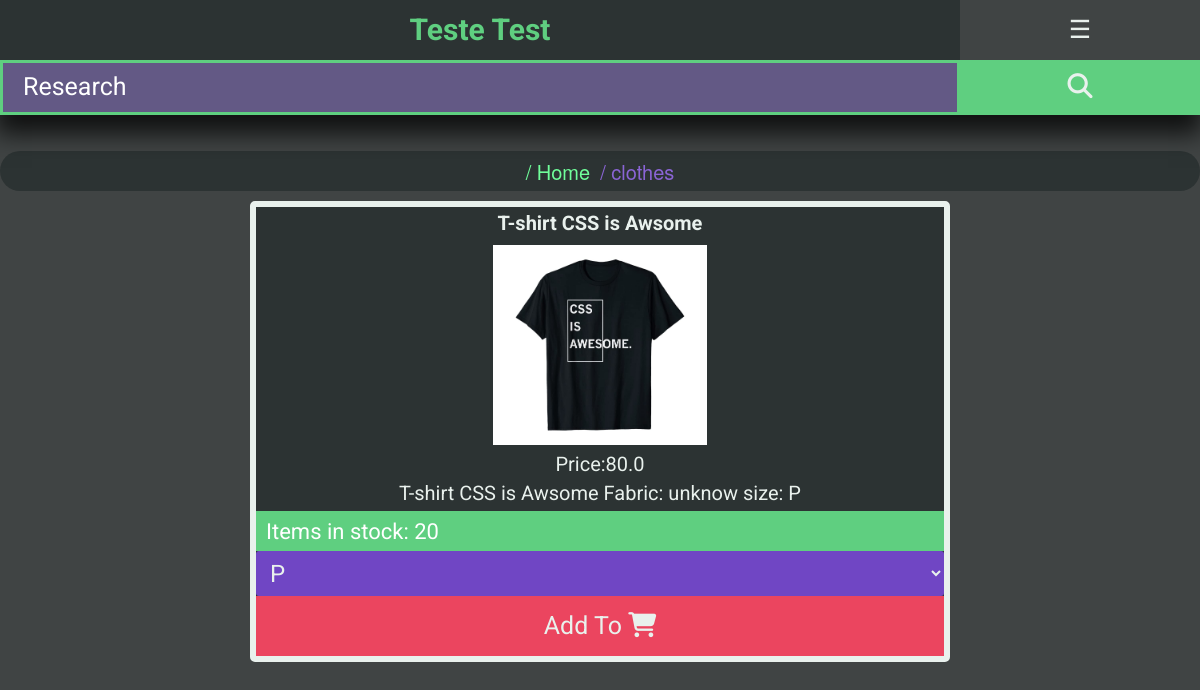
Screenshot of /detail/T-shirt-CSS-is-Awsome/ with the database file from the repository.
### product/models.py (models this page shows, shortened)
class Category(models.Model):
    name = models.CharField(max_length=255, unique=False, blank=True)
    slug = models.SlugField(unique=True)

class Product(models.Model):
    name = models.CharField(max_length=255, unique=False, blank=True)
    slug = models.SlugField(unique=True)
    category = models.ForeignKey(Category,
                                 on_delete=models.CASCADE,
                                 unique=False)
    subcategory = models.ForeignKey(SubCategory,
                                    on_delete=models.CASCADE,
                                    unique=False,
                                    blank=True,
                                    null=True)
    subsubcategory = models.ForeignKey(SubSubCategory,
                                       null=True,
                                       blank=True,
                                       unique=False,
                                       on_delete=models.CASCADE)
    """
        subcategory = models.ManyToManyField(SubCategory,

                                    unique=False,
                                    blank=True,
                                    )
    subsubcategory = models.ManyToManyField(SubSubCategory,

                                       blank=True,
                                       unique=False,
                                      )
    """
    image = models.ImageField(blank=True,
                              null=True,
                              unique=False,
                              upload_to='product_images/%Y/%m/%d')
    on_promotion = models.BooleanField(default=False)
    available = models.BooleanField(default=True)

class ProductVariation(models.Model):
    product = models.ForeignKey(Product,
                                on_delete=models.CASCADE,
                                unique=False)
    name = models.CharField(max_length=255, blank=True, null=True)
    price = models.FloatField()
    promotion_price = models.FloatField(blank=True, default=None)
    stock = models.IntegerField()
    short_description = models.TextField(max_length=1000,
                                         unique=False,
                                         blank=True,
                                         null=False)
    long_description = models.TextField(unique=False, blank=True, null=False)
    created_at = models.DateField(auto_now_add=True)
    uploaded_at = models.DateField(auto_now=True)
    on_promotion = models.BooleanField(default=False)
    available = models.BooleanField(default=True)
    class Meta:
        ordering = ['product__slug']

### product/views.py (the view)
# urls.py: path('detail/<slug:slug>/', views.detail, name="detail"),
def detail(request, slug):
    product = get_object_or_404(Product, slug=slug)
    category = Category.objects.get(id=product.category.id)
    if product.subcategory:
        subcategory = SubCategory.objects.get(id=product.subcategory.id)
    else:
        subcategory = None
    if product.subsubcategory:
        subsubcategory = SubSubCategory.objects.get(id=product.subsubcategory.id)
    else:
        subsubcategory = None
    return render(
        request, 'product/detail.html', {
            'detailproduct': product,
            'category': category,
            'subcategory': subcategory,
            'subsubcategory': subsubcategory,
        })

### templates/product/detail.html (shortened to what this page needs)
{% extends 'base.html' %}
{% load static %}
{% block content %}
<div class="container">
  <nav class="w100 my-10 radius-20 bg-black">
    <ul class="items-center justify-center flex-avarage min-h40-px p-5">
      <li class="m-3">
        <div class="relative"><a class="underline-s-green green font-l" href="{% url 'product:index' %}">/ Home</a>
        </div>
      </li>
      <li class="m-3">
        <div class="relative ml-10"><a class="underline-s-purple-pale purple-pale font-l"
            href="{% url 'product:category' category.id %}">/ {{category.name}}</a></div>
      </li>
    </ul>
  </nav>
  <div>
    <div class="card-side-limit w90 auto">
      <div class="w100 cflex space-between text-center font-l white bg-black radius-5 border-xl border-white">
        <h3 class="font-l mt-5 mb-10">{{ detailproduct.name}}</h3>
        {% if detailproduct.image %}
          <div class="img-limiter">
            <img src="{{ detailproduct.image.url}}" alt="{{ detailproduct.image.url}}">
          </div>
        {% else %}
          <div class="img-limiter">
            <img src="/media/image.jpg" alt="no image">
          </div>
        {% endif %}
        {% for variation in detailproduct.productvariation_set.all %}
          {% if variation.product.id == detailproduct.id %}
            {% if forloop.first %}
              {% if product.on_promotion == True %}
                {% if variation.on_promotion == True %}
                  {% if variation.promotion_price %}
                    <p id="price" class="mt-3">Price: {{variation.price}}</p>
                    <p id="promotion_price" class="mt-3">Promotion Price: {{variation.promotion_price}}</p>
                  {% else %}
                    <p id="price" class="mt-3">Price:{{variation.price}}</p>
                  {% endif %}
                {% else %}
                  <p id="price" class="mt-3">Price:{{variation.price}}</p>
                {% endif %}
              {% else %}
                <p id="price" class="mt-3">Price:{{variation.price}}</p>
              {% endif %}
              <p id="description" class="mt-3">{{variation.long_description}}</p>
              <div class="w100 mt-3">
              {% if variation.stock == 0 %}
                <input type="text" class="input-xxl bg-red white mt-3" id="quantity" data-max-quantity="{{variation.stock}} placeholder="No Stock Available" disabled style="background-color: #EB455F;">
              {% else %}
                <input type="text" class="input-xxl bg-green-pale white mt-3" id="quantity"
            data-max-quantity="{{variation.stock}}" placeholder="Items in stock: {{variation.stock}}">
              {% endif %}
            {% endif %}
          {% endif %}
        {% endfor %}
          <select id="select-variation" class="select-l radius-3 bg-purple white">
            {% for variation in detailproduct.productvariation_set.all %}
              {% if variation.product.id == detailproduct.id %}
                <option class="white" value="{{variation.id}}">{{variation.name}}</option>
              {% endif %}
            {% endfor %}
          </select>
        </div>
        <div class="button-div">
          <button type="submit"
            class="button w100 bg-red bg-red-pale-active white whute-pale-active font-xl add_to_cart_button">Add To <i
              class="fa-solid fa-cart-shopping"></i></button>
        </div>
      </div>
    </div>
  </div>
</div>
{% endblock %}

### static/css/miscellaneous/underline.css (style rules this page uses)
.underline-s-green:after { content: ""; position: absolute; background-color: var(--green); height: 5px; width: 0; left: 0; bottom: -5px; transition: 1s; }
.underline-s-purple-pale:after { content: ""; position: absolute; background-color: var(--purple-pale); height: 5px; width: 0; left: 0; bottom: -5px; transition: 1s; }
.relative { position: relative; }

### static/css/color/bgColor.css (style rules this page uses)
.bg-black { background-color: var(--black); }
.bg-black-pale { background-color: var(--black-pale); }
.bg-red { background-color: var(--red); }
.bg-green-pale { background-color: var(--green-pale); }
.bg-purple { background-color: var(--purple); }

### static/css/color/borderColor.css (style rules this page uses)
.border-white { border-color: var(--white); }

### static/css/color/rootColor.css (style rules this page uses)
:root { --orange: orange; --orange-vibrant: #F2762E; --red: #EB455F; --red-orange: #f75360; --red-pale: #ED5F74; --green: #70ff9b; --green-pale: #5fcf80; --green-light: #7ADCA2; --green-rich: #46C48A; --green-shade-1:#2ecf8f; --green-shade-2: #44B78B; --green-shade-3: #93D7B7; --white: #e9f1ed; --white-vibrant: #fafafa; --white-pale: #f0e6e6; --black: #2C3333; --black-pale: #404444; --black-vibrant: black; --black-shade-1: #181d27; --purple:#7046C4; --purple-pale: #8B65D6; --purple-dead: #635985; --purple-shade-1: #712CF9; --blue: #7f8ae9; --blue-light: #8fc8fb; --blue-light-pale:#9ac0fd; --blue-rich: #01A9DE; --gray: #cfd8d6; --main_font:'Roboto', sans-serif; box-sizing: border-box; margin: 0; padding: 0; font-size: 62.5%; --mini_font: 10px; --small_font: 12px; --normal_font: 16px; --odd_font:20px; --big_font:25px; --giga_font: 30px; --mega_font: 45px; --megazord_font: 50px; --title_font:60px; }
*, *:before, *:after { box-sizing: border-box; margin: 0; padding: 0; outline: none; text-decoration: none }

### static/css/display/flex.css (style rules this page uses)
.flex-avarage { display: flex; flex-wrap: wrap; }
.cflex { display: flex; flex-direction: column; }
.justify-center { justify-content: center; }
.space-between { justify-content: space-between; }
.items-center { align-items: center; }

### static/css/size/width.css (style rules this page uses)
.w100 { width: 100%; }
.w90 { width: 90%; }

### static/css/size/height.css (style rules this page uses)
.min-h40-px { min-height: 40px; }

### static/css/size/margin.css (style rules this page uses)
.mt-3 { margin-top: 3px; }
.mt-5 { margin-top: 5px; }
.mb-10 { margin-bottom: 10px; }
.ml-10 { margin-left: 10px; }
.my-10 { margin-top: 10px; margin-bottom: 10px; }

### static/css/size/padding.css (style rules this page uses)
.p-5 { padding: 5px; }

### static/css/textTag/border.css (style rules this page uses)
.border-xl { border-width: 4px; border-style: solid; }
.border-xl { border-width: 6px; border-style: solid; }

### static/css/textTag/radius.css (style rules this page uses)
.radius-3 { border-radius: 3px; }
.radius-5 { border-radius: 5px; }
.radius-20 { border-radius: 20px; }

### static/css/textTag/button.css (style rules this page uses)
button.button { border: 0; min-height: 60px; cursor: pointer; word-wrap: break-word; }

### static/css/textTag/input.css (style rules this page uses)
.input-xxl { cursor: pointer; height: 40px; font-size: 22px; border:none; width:100%; padding: 10px; }

### static/css/textTag/select.css (style rules this page uses)
.select-l { cursor: pointer; height: 45px; font-size: 24px; border: none; width: 100%; padding-left: 10px; }

### static/main.css (style rules this page uses)
body { font-family: 'Roboto', sans-serif; list-style-type: none; box-sizing: border-box; margin:0; padding:0; max-width: 100%; display: grid; grid-template-rows: auto; grid-template-areas: "main-nav" "content"; }
input, button { font-family: 'Roboto', sans-serif; }
::placeholder { color: white; }
.container a, current-category li { font-family: "Gotham Rounded A", "Gotham Rounded B", "Gotham Rounded", "Helvetica Neue", Helvetica, Arial, sans-serif; }
.container { min-height: 100vh; margin-bottom: 100px; width:100%; max-width: 100%; }
ul { list-style-type: none; }
.auto { margin: auto; }
.text-center { text-align: center; }
button { border:none; }
.img-limiter { width: 80%; margin: auto; }
.img-limiter img { top:0; min-height: 150px; max-height: 200px; max-width: 100%; }
.relative { position: relative; }
.card-side-limit { display: grid; grid-template-columns: 1fr repeat(auto-fit, minmax(0, 250px)); grid-template-rows: 1fr; max-width: 700px; max-height: 100%; grid-column-gap: 10px; }
.card-side-limit > :first-child { grid-row-start: 1; grid-column-start: 1; }

### rows the page displays
Category: name "clothes"
Product: name "T-shirt CSS is Awsome", image (picture)
ProductVariation: price "80.0", long_description "T-shirt CSS is Awsome Fabric: unknow size: P", stock "Items in stock: 20"

### other values shown
form field value "P"
